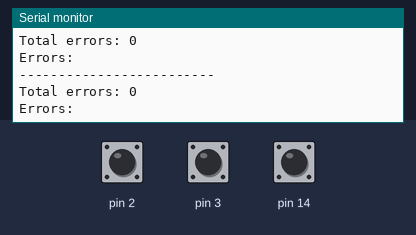
Bench run of a sketch on a simulated Arduino Uno, built with avr-gcc and run on an emulated ATmega328P. Parts: the last lines printed to the serial monitor. The inputs (shaded band) are chosen by the test bench; at power-on: pin 2 HIGH, pin 3 HIGH, pin 14 HIGH.

Above: at 5.0 s.
5.1 s: pin 2 pulled LOW for 0.15 s
At 6.8 s:
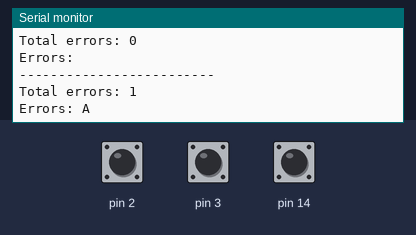
8.2 s: pin 3 pulled LOW for 0.15 s
At 9.7 s:
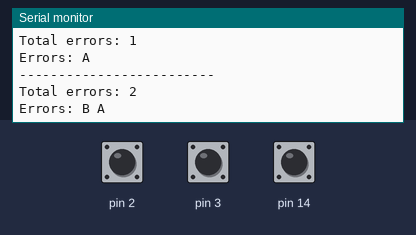
11.3 s: pin 14 pulled LOW for 0.15 s
At 12.8 s:
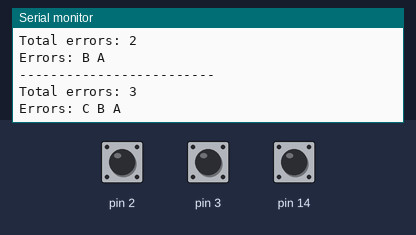
14.4 s: pin 2 pulled LOW for 1 s
At 15.7 s:
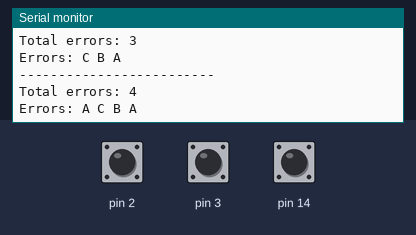
17.5 s: pin 3 pulled LOW for 1 s
At 18.8 s:
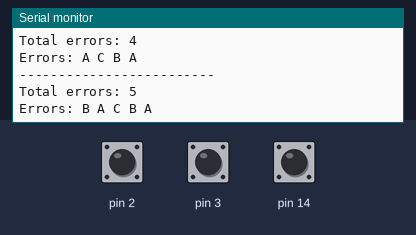
20.5 s: pin 14 pulled LOW for 1 s
At 21.7 s:
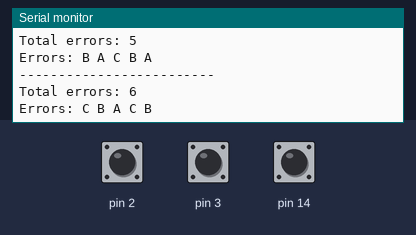
Timing chart, 0 to 23.5 s (numbered marks = the images above; inputs shaded):
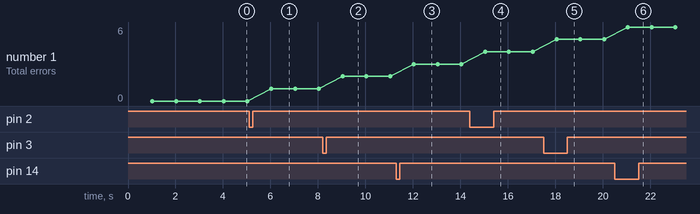

Measured:
- after the input at 5.1 s, the serial monitor: prints a new line after 0.93 s (image 1)
- after the input at 8.2 s, the serial monitor: prints a new line after 0.84 s (image 2)
- after the input at 11.3 s, the serial monitor: prints a new line after 0.74 s (image 3)
- after the input at 14.4 s, the serial monitor: prints a new line after 0.64 s (image 4)
- after the input at 17.5 s, the serial monitor: prints a new line after 0.55 s (image 5)
- after the input at 20.5 s, the serial monitor: prints a new line after 0.55 s (image 6)
- plotted number 1: 0 → 1 after the input at 5.1 s, 1 → 2 after the input at 8.2 s, 2 → 3 after the input at 11.3 s, 3 → 4 after the input at 14.4 s, 4 → 5 after the input at 17.5 s

The sketch:

error_memory_avrc.ino
```cpp
#include <avr/io.h>
#include <util/delay.h>


#define ERRORS_LEN 5


volatile char previous_Error_Type;
volatile int counter_error = 0;

unsigned long int start_time = 0;
char error_array[ERRORS_LEN];

void insertError(char errorType);
void printErrors();
void processError(char errorType);
void CodeA();
void CodeB();
void CodeC();


//When DDRx sets the pin to input, PORTx controls the pullup resistor.
//When the PORTx bit is 0,
//the pullups are disabled; when 1, pullups are enabled.


int main ()
{
  DDRD &= ~(1 << DDD2); // Digital2=INT0 as Input
  PORTD |= (1 << PORTD2); //Pull-up enablen

  DDRD &= ~(1 << DDD3); // Digital3=INT1 as Input
  PORTD |= (1 << PORTD3); //Pull-up enablen

  DDRC &= ~(1 << DDC0); // A0=PCINT8 as Input
  PORTC |= (1 << PORTC0); //Pull-up enablen

  //INT0 configuration (falling edge)
  EICRA |= (1 << ISC00);
  EICRA &= ~ (1 << ISC01);
  //INT0 aktivieren
  EIMSK |= (1 << INT0);

  //INT1 configuration (falling edge)
  EICRA &= ~ (1 << ISC10);
  EICRA |= (1 << ISC11);
  //INT0 aktivieren
  EIMSK |= (1 << INT1);

  //PCIE1 activation, Pin change interrupt
  PCICR |= (1 << PCIE1);
  //PCINT8 activation in mask
  PCMSK1 |= (1 << PCINT8);

  //globale Aktivierung
  sei();

  init();
  Serial.begin(9600);

  while (1)
  {
    while ((millis() - start_time) >= 1000)//Sekundentakt
    {
      printErrors();
      start_time = millis();
    }
  }
}


void insertError(char errorType) {
  for (int i = ERRORS_LEN - 1; i > 0 ; i--)
  {
    error_array[i ] = error_array[i - 1]; //Shifting the elements
  }
  error_array[0] = errorType;  // new element in the first place
}


void printErrors() {
  Serial.println("-------------------------");
  Serial.println("Total errors: " + String(counter_error));
  Serial.print("Errors: " );
  for (int i = 0; i < ERRORS_LEN; i++)
  {
    Serial.print(String(error_array[i]) + " ");
  }
  Serial.println("\n");
}


void processError(char errorType) {

  if (previous_Error_Type != errorType) {
    counter_error++;
    insertError(errorType);
  }
  previous_Error_Type = errorType;
}


ISR(INT0_vect) {
  processError('A');  // or: if (error_char[0]!)=0
}

ISR (INT1_vect) {
  processError('B');
}

ISR(PCINT1_vect) {
  if (( PINC & (1 << PCINT8) ) == 0) //falling edge
    processError('C');
}
```
